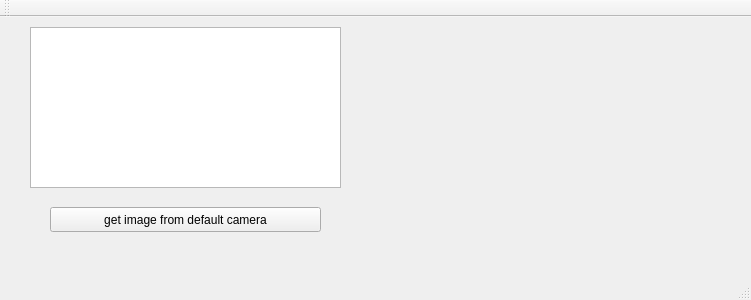
<?xml version="1.0" encoding="UTF-8"?>
<ui version="4.0">
 <class>MainWindow</class>
 <widget class="QMainWindow" name="MainWindow">
  <property name="geometry">
   <rect>
    <x>0</x>
    <y>0</y>
    <width>751</width>
    <height>300</height>
   </rect>
  </property>
  <property name="windowTitle">
   <string>MainWindow</string>
  </property>
  <widget class="QWidget" name="centralWidget">
   <widget class="QPushButton" name="takeImageButton">
    <property name="geometry">
     <rect>
      <x>50</x>
      <y>190</y>
      <width>271</width>
      <height>25</height>
     </rect>
    </property>
    <property name="text">
     <string>get image from default camera</string>
    </property>
   </widget>
   <widget class="QTextEdit" name="textEdit">
    <property name="geometry">
     <rect>
      <x>30</x>
      <y>10</y>
      <width>311</width>
      <height>161</height>
     </rect>
    </property>
   </widget>
   <widget class="QStackedWidget" name="stackedWidget">
    <property name="geometry">
     <rect>
      <x>370</x>
      <y>10</y>
      <width>331</width>
      <height>211</height>
     </rect>
    </property>
    <widget class="QWidget" name="page">
     <widget class="QCameraViewfinder" name="widget_view" native="true">
      <property name="geometry">
       <rect>
        <x>29</x>
        <y>29</y>
        <width>271</width>
        <height>121</height>
       </rect>
      </property>
     </widget>
    </widget>
    <widget class="QWidget" name="page_2"/>
   </widget>
  </widget>
  <widget class="QMenuBar" name="menuBar">
   <property name="geometry">
    <rect>
     <x>0</x>
     <y>0</y>
     <width>751</width>
     <height>22</height>
    </rect>
   </property>
  </widget>
  <widget class="QToolBar" name="mainToolBar">
   <attribute name="toolBarArea">
    <enum>TopToolBarArea</enum>
   </attribute>
   <attribute name="toolBarBreak">
    <bool>false</bool>
   </attribute>
  </widget>
  <widget class="QStatusBar" name="statusBar"/>
 </widget>
 <layoutdefault spacing="6" margin="11"/>
 <customwidgets>
  <customwidget>
   <class>QCameraViewfinder</class>
   <extends>QWidget</extends>
   <header>qcameraviewfinder.h</header>
   <container>1</container>
  </customwidget>
 </customwidgets>
 <resources/>
 <connections/>
</ui>
